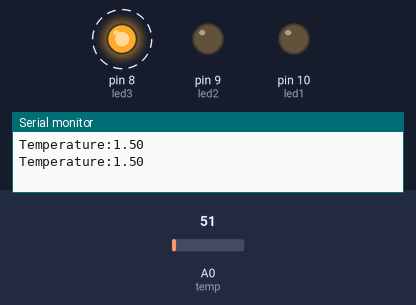
Recording of a sketch running on a simulated Arduino Uno, built with avr-gcc and run on an emulated ATmega328P. Shown: output pins drawn as LEDs (lit = HIGH), the last lines printed to the serial monitor. Dashed ring = blinking. Inputs (shaded band) come from the test bench; at power-on: A0 (temp) = 51.

Above: at 2.8 s.
2.9 s: A0 (temp) set to 63
6.4 s: A0 (temp) set to 73
At 8.8 s:
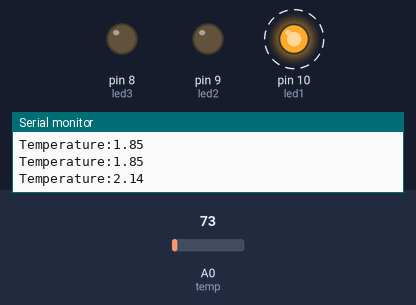
12.4 s: A0 (temp) set to 122
15.9 s: A0 (temp) set to 148
At 16.5 s:
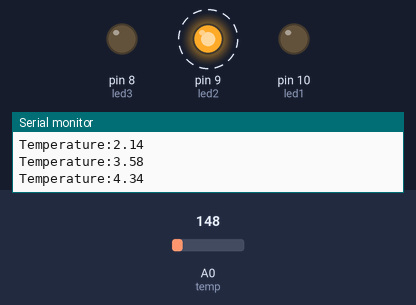
21.9 s: A0 (temp) set to 112
At 23.8 s:
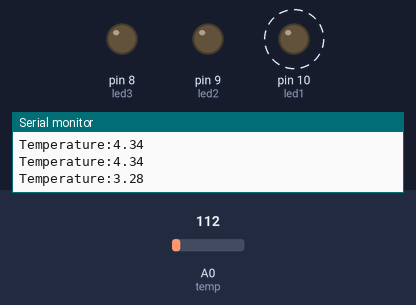
27.9 s: A0 (temp) set to 61
At 28.8 s:
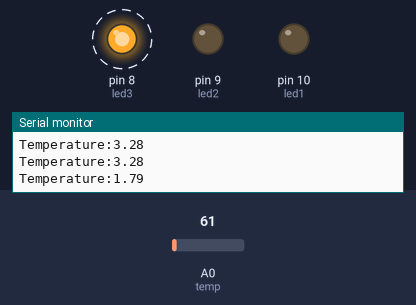
Timing chart, 0 to 34.9 s (numbered marks = the images above; inputs shaded):
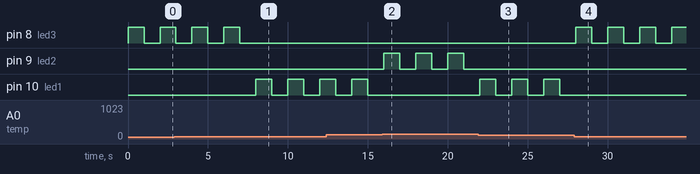

Measured:
- the behaviour switches between 68 and 69 on A0 (temp) (found by bisection; images 0 and 1)
- the behaviour switches between 136 and 137 on A0 (temp) (found by bisection; images 1 and 2)
- after the input at 6.4 s, pin 8 (led3): goes on until 7.0 s, then stays LOW; pin 10 (led1): alternates HIGH for 1.0 s and LOW for 1.0 s, starting after 1.6 s
- after the input at 15.9 s, pin 9 (led2): alternates HIGH for 1.0 s and LOW for 1.0 s, starting after 0.11 s; pin 10 (led1): stops changing and stays LOW
- after the input at 21.9 s, pin 9 (led2): stops changing and stays LOW; pin 10 (led1): alternates HIGH for 1.0 s and LOW for 1.0 s, starting after 0.11 s
- after the input at 27.9 s, pin 8 (led3): alternates HIGH for 1.0 s and LOW for 1.0 s, starting after 0.11 s; pin 10 (led1): stops changing and stays LOW
- by itself, pin 8 (led3): alternates HIGH for 1.0 s and LOW for 1.0 s

The sketch:

temp_variation.ino
```cpp
int led1=10;
int led2=9;
int led3=8;
float temp=A0;
void setup()
{
  pinMode(led1, OUTPUT);
  pinMode(led2, OUTPUT);
  pinMode(led3, OUTPUT);
  pinMode(temp,INPUT);
  Serial.begin(9600);
}

void loop()
{
  float tempstate=analogRead(temp);
  float Ctemp=tempstate*(3.0/1023.0)*10.0;
  Serial.print("Temperature:");
  Serial.println(Ctemp);
  if(Ctemp>2&&Ctemp<4){
    digitalWrite(led1, HIGH);
  	delay(1000);
    digitalWrite(led1,LOW);
  	delay(1000);
  }
  else if(Ctemp>4&&Ctemp<7){
    digitalWrite(led2,HIGH);
  	delay(1000);
    digitalWrite(led2,LOW);
  	delay(1000);
  }

  else{
    digitalWrite(led3,HIGH);
  	delay(1000);
    digitalWrite(led3,LOW);
  	delay(1000);
  }

}
```
